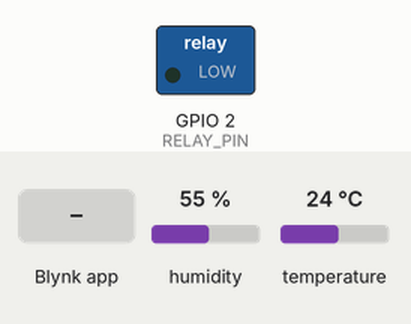
Bench run of a program on a simulated ESP32. Parts: switched loads named in the program (green lamp = pin HIGH). Inputs (shaded band) come from the test bench; at power-on: humidity 55 %, temperature 24 °C. WiFi joins after 1.5 s; servers stay silent unless stated.

Above: at 3.0 s.
3.1 s: Blynk app writes 1 to V2
At 4.3 s:
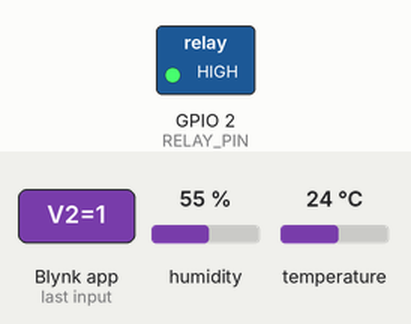
4.6 s: Blynk app writes 0 to V2
At 5.4 s:
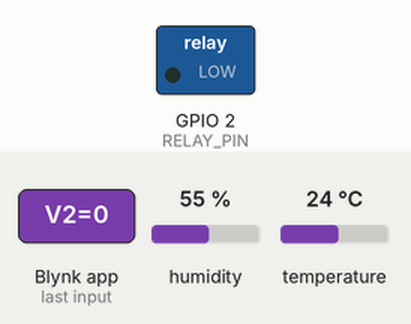
6.1 s: Blynk app writes 200 to V2
At 6.6 s:
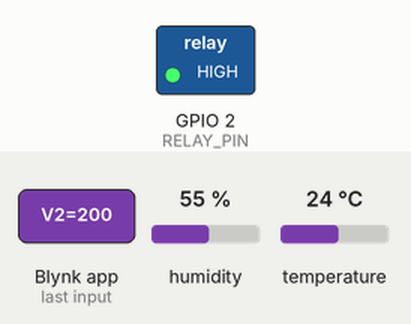
Timing chart, 0 to 9.1 s (numbered marks = the images above; inputs shaded):
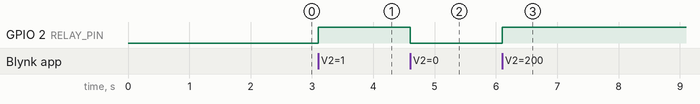

The program:

main.cpp
```cpp
#define BLYNK_TEMPLATE_ID "YOUR_TEMPLATE_ID"
#define BLYNK_DEVICE_NAME "ESP32_Relay_Temp"
#define BLYNK_AUTH_TOKEN "YOUR_AUTH_TOKEN"

#include <WiFi.h>
#include <BlynkSimpleEsp32.h>
#include <DHT.h>

// WiFi credentials
char ssid[] = "YOUR_WIFI_SSID";
char pass[] = "YOUR_WIFI_PASSWORD";

// Pin definitions
#define RELAY_PIN 2  // GPIO2 for relay control
#define DHTPIN 4     // GPIO4 for DHT sensor
#define DHTTYPE DHT22   // DHT22 sensor type

// Initialize DHT sensor
DHT dht(DHTPIN, DHTTYPE);

// Timer for sensor readings
BlynkTimer timer;

// Function to read and send sensor data
void sendSensorData() {
  float temperature = dht.readTemperature();
  float humidity = dht.readHumidity();

  if (isnan(temperature) || isnan(humidity)) {
    Serial.println("Failed to read from DHT sensor!");
    return;
  }

  // Send temperature and humidity to Blynk
  Blynk.virtualWrite(V0, temperature);
  Blynk.virtualWrite(V1, humidity);
}

// Relay control function
BLYNK_WRITE(V2) {
  int relayState = param.asInt();
  digitalWrite(RELAY_PIN, relayState);
}

void setup() {
  // Initialize Serial
  Serial.begin(115200);

  // Initialize DHT sensor
  dht.begin();

  // Set relay pin as output
  pinMode(RELAY_PIN, OUTPUT);
  digitalWrite(RELAY_PIN, LOW);

  // Connect to Blynk
  Blynk.begin(BLYNK_AUTH_TOKEN, ssid, pass);

  // Setup a function to be called every second
  timer.setInterval(1000L, sendSensorData);
}

void loop() {
  Blynk.run();
  timer.run();
} 
```

Measured:
- after the input at 3.1 s, GPIO 2 (RELAY_PIN): LOW → HIGH at once
- after the input at 4.6 s, GPIO 2 (RELAY_PIN): HIGH → LOW at once
- after the input at 6.1 s, GPIO 2 (RELAY_PIN): LOW → HIGH at once
